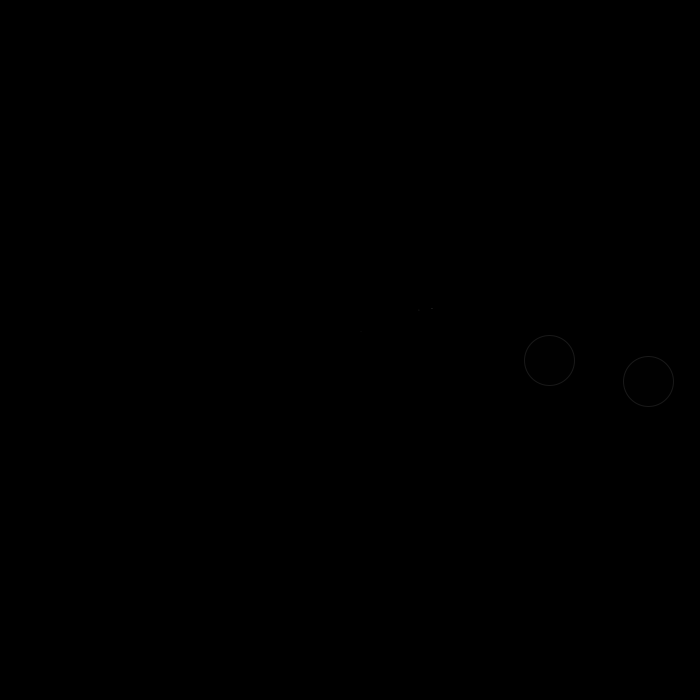
Frame 1 (no input)
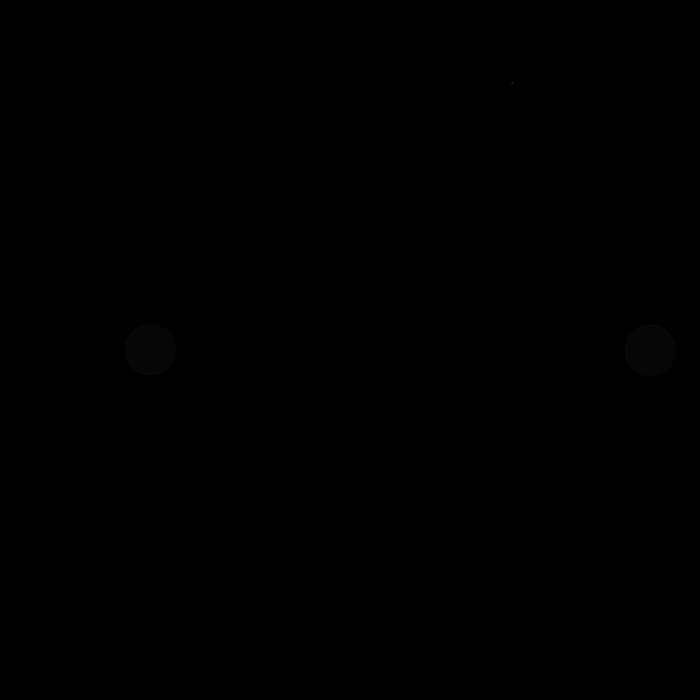
Frame 60 (the mouse pressed at the canvas centre just before this capture)
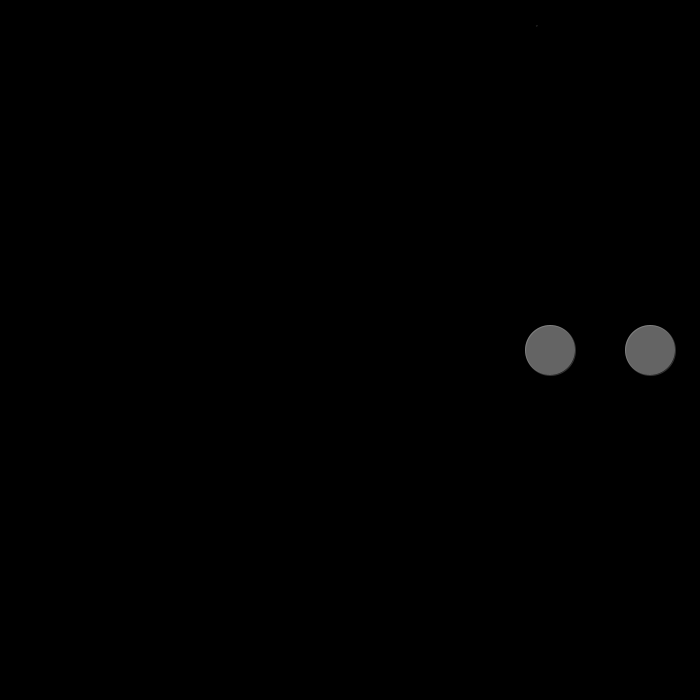
Frame 120 (the mouse held since frame 60 and released just before this capture)

The Processing sketch that drew these frames (run headless with seeded random() and noise(); from frame 60 on, the mouse is pressed at the canvas centre):

// Processing sketch: Make_Processing_9_ObjectOrientedProcessing
// ── Make_Processing_9_ObjectOrientedProcessing.pde
JitterBug bug1, bug2, bug3;
StarBug1 starBug;
moveBasic sampleBug, sB2;

void setup() {
  size(700, 700);
  //fullScreen1();
  smooth();
  //background(0);
  for (int i = 0; i < 40; i+=2) {
    bug1 = new JitterBug(width/2, height/2, i, i, 255);
    bug2 = new JitterBug(width/2, height/2, i, i*2, 255);
    bug3 = new JitterBug(width/2, height/2, i, i*3, 255);
    //starBug = new StarBug1(50, 50, 50, 1, 10, 50, 50, 2);
  }
  sampleBug = new moveBasic(100, 100, 50, 3);
  sB2 = new moveBasic(150,150, 50, 6);
}

void draw() {
  background(0);
  bugFunction();
  translate(width/2, height/2);
  //starBug.starMove();
  //starBug.starDisplay();
  sampleBug.move();
  sampleBug.display();
  sB2.move();
  sB2.display();
}

void bugFunction() {
  bug1.move();
  bug2.move();
  bug3.move();
  bug1.display();
  bug2.display();
  bug3.display();
}

class JitterBug {
  float x;
  float y;
  int colorValue;
  int diameter;
  float speed;

  JitterBug(float tempX, float tempY, int tempDiameter, float tempSpeed, int tempColorValue) {
    x = tempX;
    y = tempY;
    colorValue = tempColorValue;
    diameter = tempDiameter;
    speed = tempSpeed;
  }
  void move() {
    x += random(-speed, speed);
    y += random(-speed, speed);
  }

  void display() {
    float colorRandom = random(180, colorValue);
    fill(random(colorRandom), random(colorRandom));
    stroke(random(colorRandom), random(colorRandom));
    ellipse(x, y, cos(diameter), sin(diameter));
  }
}

// ── StarBug1.pde
class StarBug1 {
  float x;
  float y;
  int diameter;
  float speed; // from 1 - 10 only
  float amplitude;
  float frequency;
  float time;
  float k_const;

  StarBug1(float tempX, float tempY, int tempDiameter, 
    float tempSpeed, float tempAmplitude, 
    float tempFrequency, float tempTime, float tempk_const) {

    x = tempX;
    y = tempY;
    diameter = tempDiameter;
    speed = tempSpeed;
    amplitude = tempAmplitude;
    frequency = tempFrequency;
    time = tempTime;
    k_const = tempk_const;
  }

  void starMove() {
    x += speed;
    y += speed;
  }
  void starDisplay() {
    //float cosFunc = amplitude*cos(k_const*speed + frequency*time);
    //float sinFunc = amplitude*sin(k_const*speed - frequency*time);
    fill(random(100, speed*25));
    stroke(random(100, speed*25));
    ellipse(x, y, diameter, diameter);
  }
}

// ── moveBasic.pde
class moveBasic {
  float x_amp;
  float y_amp;
  float x;
  float y;
  float inc;
  float scalar;
  float diameter;

  moveBasic(float tempXamp, float tempYamp, float tempDiameter, float tempScalar) {
    x_amp = tempXamp;
    y_amp = tempYamp;
    diameter = tempDiameter;
    scalar = tempScalar;
  }
  void move() {
    inc+=scalar;
    x = x_amp*cos(radians(inc));
    y = y_amp*sin(radians(inc));
  }
  void display() {
    pushMatrix();
    translate(x, y);
    ellipse(x, y, diameter, diameter);
    popMatrix();
  }
}
